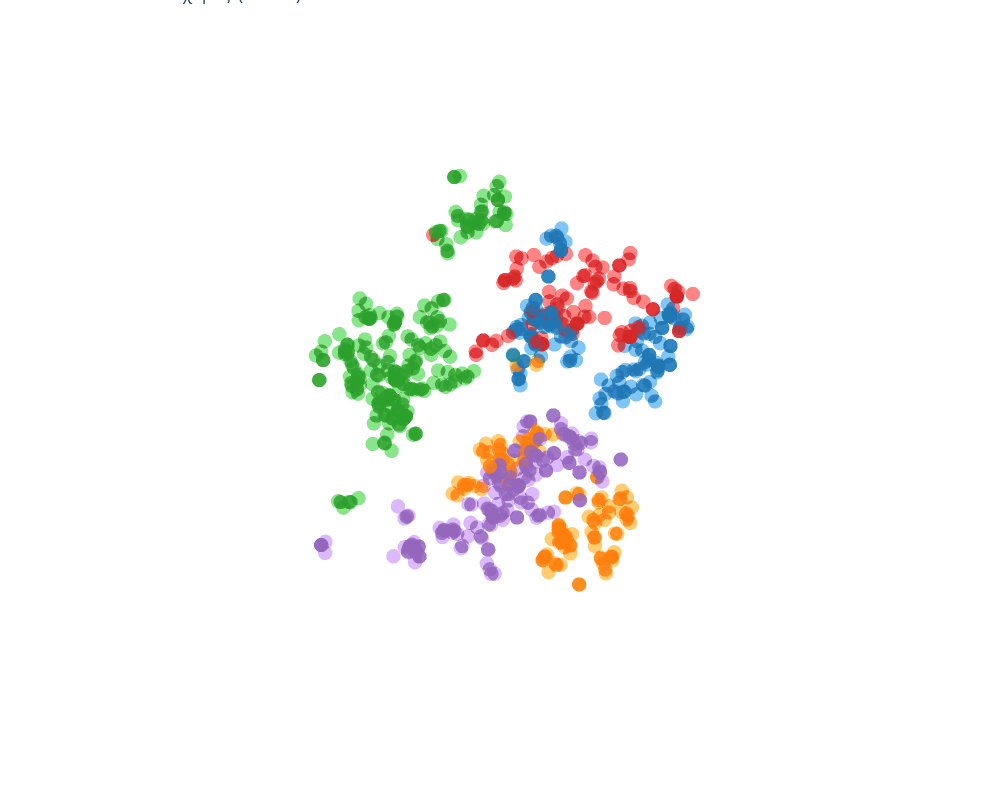

This figure's notebook cell:
### Code cell
title = "Sentences with 'ἐχθρός' (N={})".format(len(sentences))
fig = go.Figure(data=go.Scatter3d(
    x=xs,
    y=ys,
    z=zs,
    mode='markers',
    marker=dict(
        size=5,
        color=colors,
        opacity=0.8
    ),
    text=hover_text,  # use mapped hover text
    hoverinfo='text',  # ensure only the text field is displayed on hover
))

fig.update_layout(
    title=title,
    scene=dict(
        xaxis=dict(title='', showgrid=False, showline=False, showticklabels=False, zeroline=False, linecolor='rgba(0,0,0,0)', showbackground=False),
        yaxis=dict(title='', showgrid=False, showline=False, showticklabels=False, zeroline=False, linecolor='rgba(0,0,0,0)', showbackground=False),
        zaxis=dict(title='', showgrid=False, showline=False, showticklabels=False, zeroline=False, linecolor='rgba(0,0,0,0)', showbackground=False),
        bgcolor='rgba(255,255,255,0)'
    ),
    paper_bgcolor='rgba(255,255,255,255)',  # set the color of the area around the axes
    plot_bgcolor='rgba(255,255,255,255)',  # set the color of the entire chart
    autosize=False,
    width=1000,
    height=800,
    margin=dict(l=0, r=0, b=0, t=0)
)

### Figure 1 — Plotly figure (JSON) as saved in the notebook; plotly's stock layout.template omitted (floating-point values rounded to 4 significant figures; data arrays with more than 128 entries replaced by an {"elided": "..."} marker saying what was removed)
{"data": [{"hoverinfo": "text", "marker": {"color": {"elided": "727 str values"}, "opacity": 0.8, "size": 5}, "mode": "markers", "text": {"elided": "727 str values"}, "x": {"elided": "727 float values"}, "y": {"elided": "727 float values"}, "z": {"elided": "727 float values"}, "type": "scatter3d"}], "layout": {"scene": {"xaxis": {"title": {"text": ""}, "showgrid": false, "showline": false, "showticklabels": false, "zeroline": false, "linecolor": "rgba(0,0,0,0)", "showbackground": false}, "yaxis": {"title": {"text": ""}, "showgrid": false, "showline": false, "showticklabels": false, "zeroline": false, "linecolor": "rgba(0,0,0,0)", "showbackground": false}, "zaxis": {"title": {"text": ""}, "showgrid": false, "showline": false, "showticklabels": false, "zeroline": false, "linecolor": "rgba(0,0,0,0)", "showbackground": false}, "bgcolor": "rgba(255,255,255,0)"}, "margin": {"l": 0, "r": 0, "b": 0, "t": 0}, "title": {"text": "Sentences with 'ἐχθρός' (N=727)"}, "paper_bgcolor": "rgba(255,255,255,255)", "plot_bgcolor": "rgba(255,255,255,255)", "autosize": false, "width": 1000, "height": 800}}
